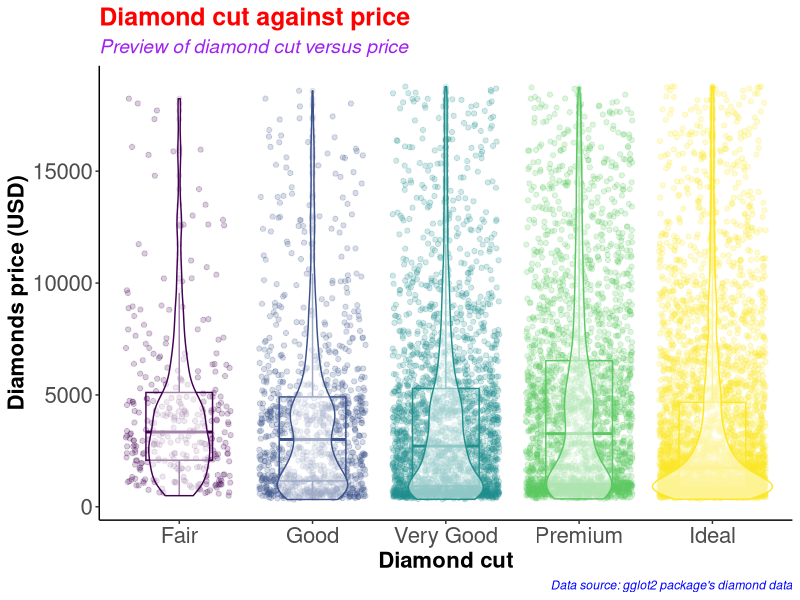
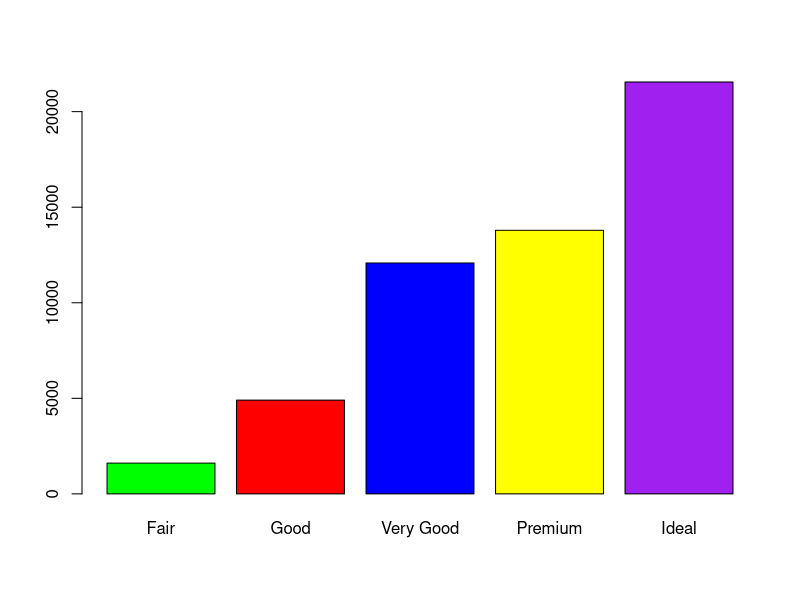
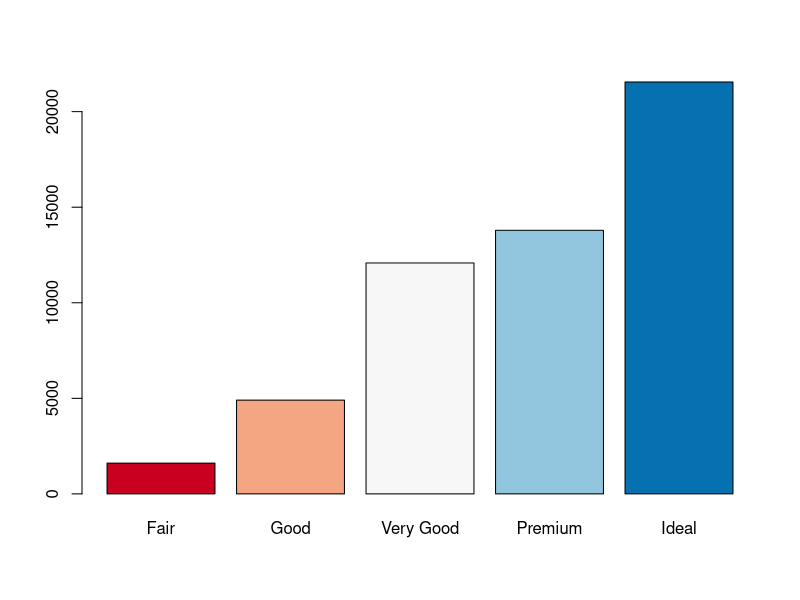
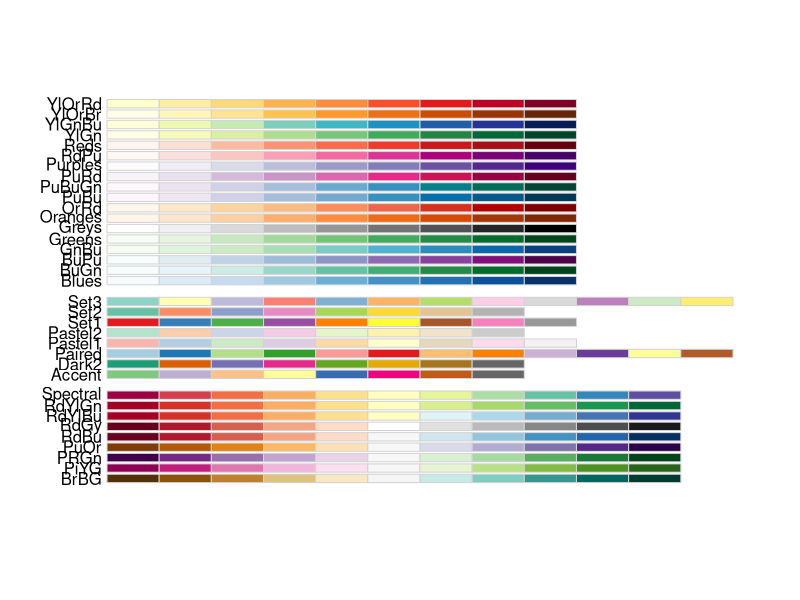
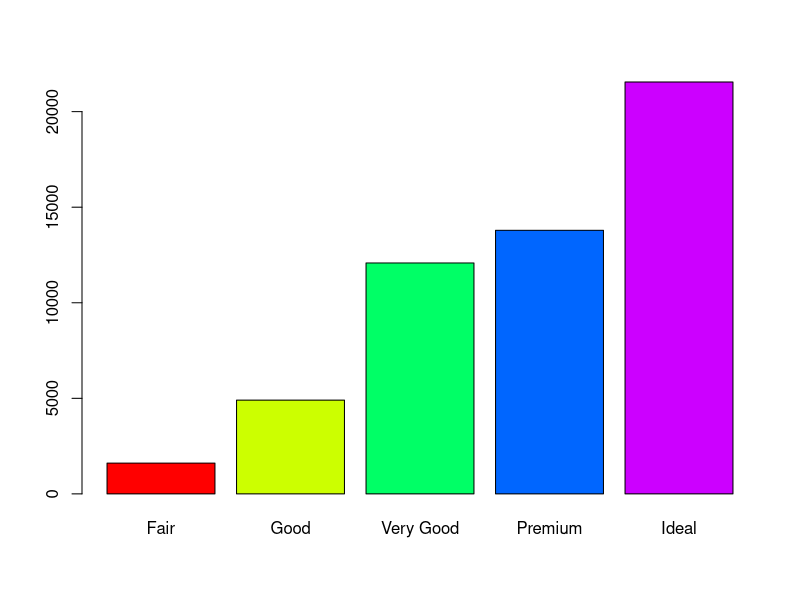
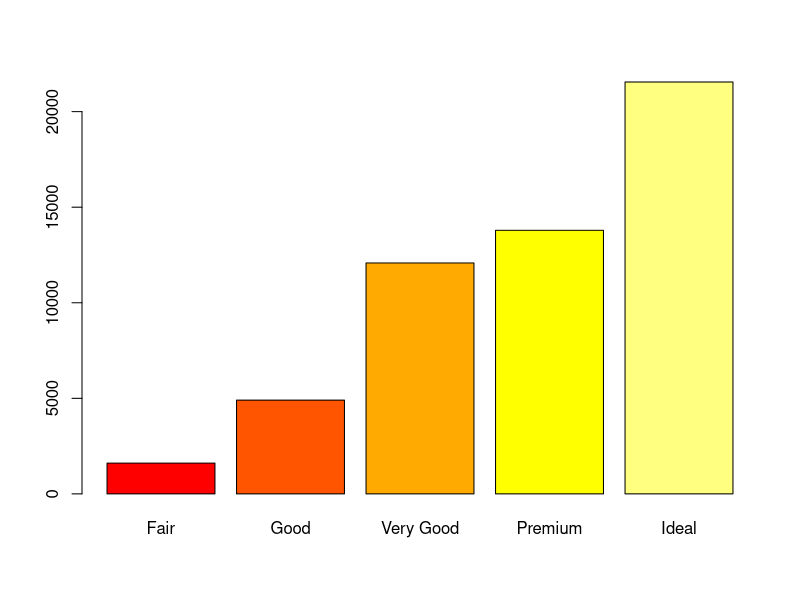
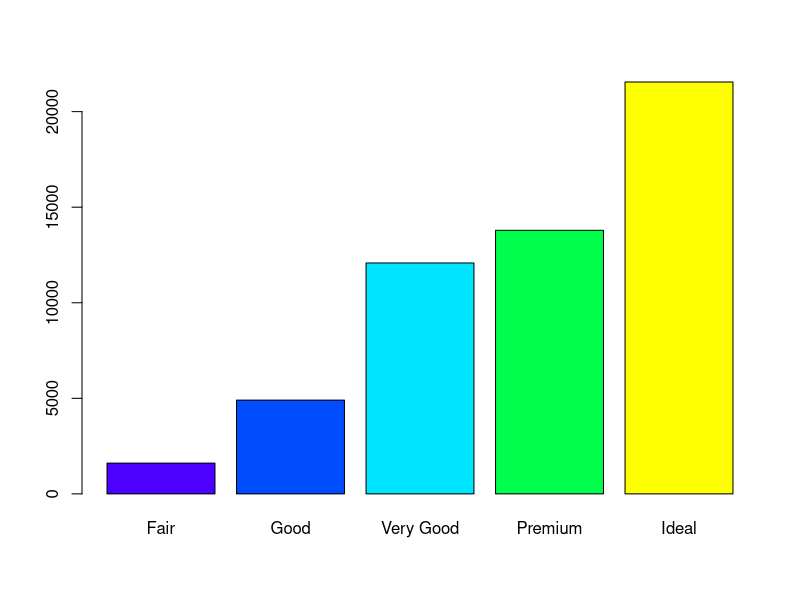
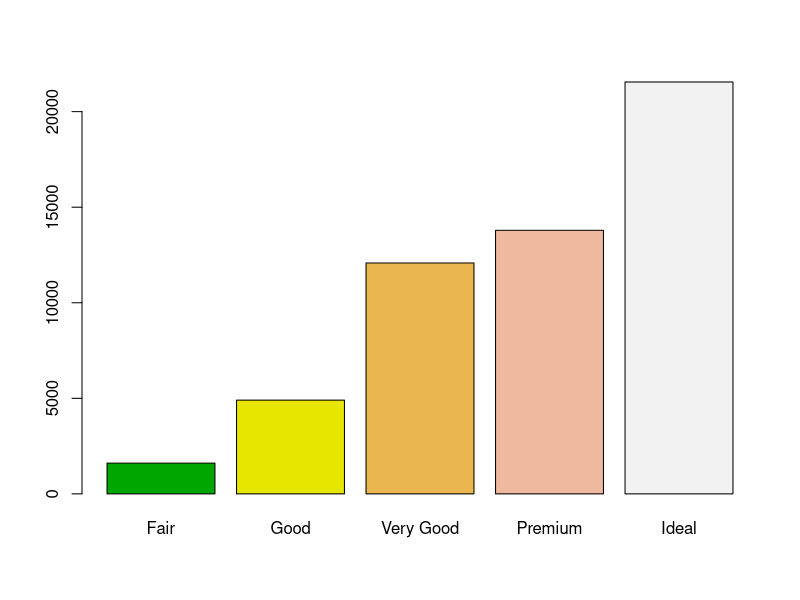

Write R code to recreate these figures, in order.
#########################################
# Name: Wyclife Agumba Oluoch           #   
# E-mail: wyclifeoluoch@gmail.com       #
# GitHub: https://github.com/Wycology   #
# Task: Boxplot and violin plots in one #
# Date: 4th Jan 2021                    #
# Last edited: 14th May 2021          #
#########################################

# Loading the necessary libraries for the project

library(tidyverse) # This is for data wrangling and plotting.
library(RColorBrewer) # This is for generating color pallets for the plots.

diamonds_df <- diamonds # Saving the diamonds data-set to a new object in R.

head(diamonds) # Checking the variables in the data-set for subsequent analyses
nrow(diamonds) # Checking for the number of rows in the data. 53940 observations
ncol(diamonds) # Checking the number of variables in the data-set. 10 variables

diamonds_df %>% # Picking the diamonds data, and then
  slice_sample(n = 0.2*(nrow(diamonds))) %>% # Picking a portion of the data-set
  ggplot(aes(x = cut, y = price, color = cut)) + # Adding the mapping variables
  geom_point(position = "jitter", alpha = 0.2) + # Adding jitter and alpha
  geom_boxplot(alpha = 0.1, width = 0.5) + # Modifying dimensions of the boxplot 
  geom_violin(alpha = 0.5) + # Adding violin plot on top of the box and jitter
  theme_classic() + # Adding my preferred theme for publication.
  theme(legend.position = "none") + # Removing the legend; it is on the x-axis
  labs(x = "Diamond cut", # Labels the x-axis.
       y = "Diamonds price (USD)", # Labeling the y-axis
       title = "Diamond cut against price", # Setting tibble of the plot
       subtitle = "Preview of diamond cut versus price", # Descriptive title beneath TITLE
       caption = "Data source: gglot2 package's diamond data") +
  theme(axis.text = element_text(size=16), # Size of labels on tick-marks
        axis.title = element_text(size=16,face="bold")) + # Size of axis labels
  theme(plot.title = element_text(color = 'red', size = 18, face = 'bold'),
        plot.subtitle = element_text(color = 'purple', size = 14, face = 'italic'),
        plot.caption = element_text(color = 'blue', face = 'italic'))

diamonds %>% # Picking the diamonds data, and then
  filter(cut == 'Very Good') %>% # Picking the very good cut 
  nrow() # counting the number of rows with very good cut

diamonds %>% 
  select(cut) %>% 
  table() %>% 
  barplot(col = c('green', 'red', 'blue', 'yellow', 'purple'))

# Instead of specifying the colors, we can simply use the color brewer panel 

diamonds %>% 
  select(cut) %>% 
  table() %>% 
  barplot(col = brewer.pal(n = 5, name = "RdBu"))
# To display more brewer colors options to use, run the following function:

display.brewer.all()

# Can also use rainbow colors

diamonds %>% 
  select(cut) %>% 
  table() %>% 
  barplot(col = rainbow(5))

# Can also use heat.colors
diamonds %>% 
  select(cut) %>% 
  table() %>% 
  barplot(col = heat.colors(5))

# Can also use topographic colors

diamonds %>% 
  select(cut) %>% 
  table() %>% 
  barplot(col = topo.colors(5))

# Can also use terrain colors for the plot
diamonds %>% 
  select(cut) %>% 
  table() %>% 
  barplot(col = terrain.colors(5))

# Can also use cm.colors
diamonds %>% 
  select(cut) %>% 
  table() %>% 
  barplot(col = cm.colors(5)) 

# That is awesome. Good for the day.
